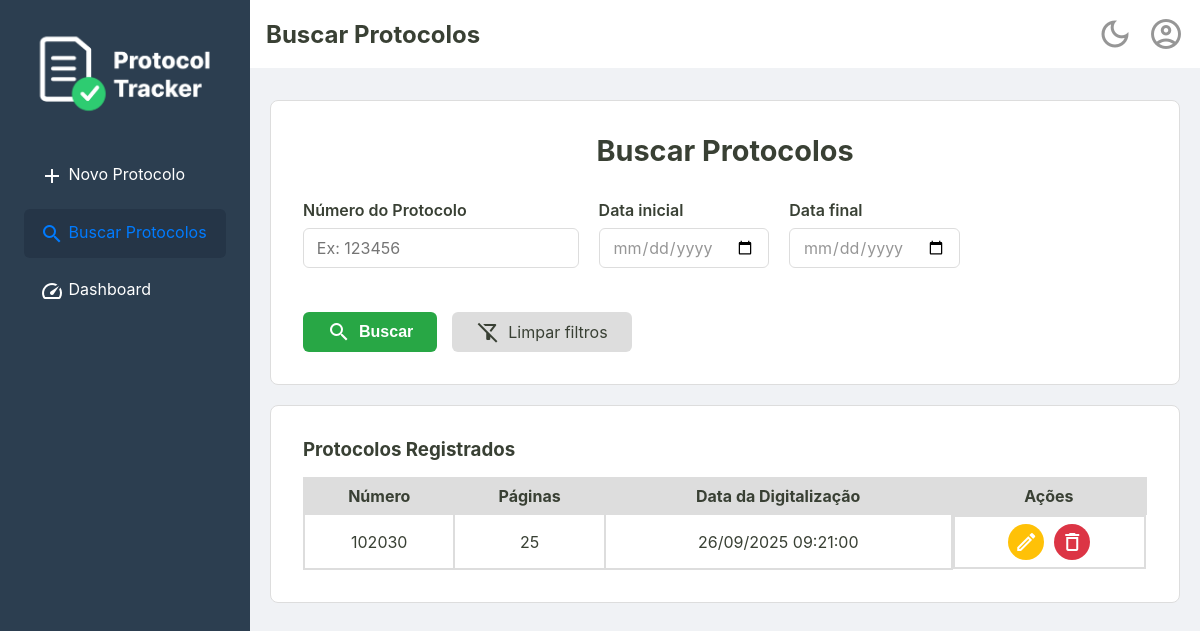
/busca (signed in), run on an earlier commit of the app's database.
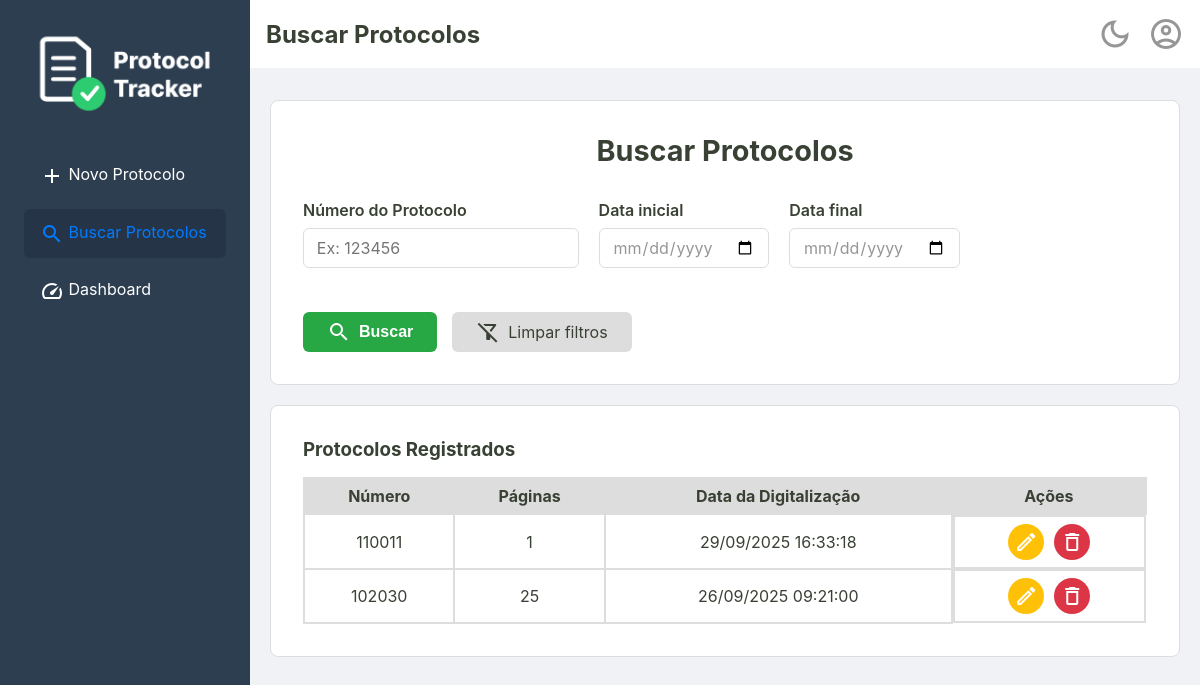
And on a later commit of the database.
### tables this page shows
CREATE TABLE protocolos (
    id TEXT PRIMARY KEY,
    id_usuario INTEGER NOT NULL,
    numero TEXT NOT NULL UNIQUE,
    quantidade_paginas INTEGER NOT NULL,
    observacoes TEXT,
    criado_em TEXT NOT NULL,
    alterado_em TEXT,
    deletado_em TEXT,
    FOREIGN KEY (id_usuario) REFERENCES usuarios (id)
  );

### src/Controller/WebController.php (called while the page is built, shortened)
<?php
class WebController {
    public function buscaProtocolo()
    {
        try {
            $numero = $_GET['numero'] ?? null;
            $dataInicio = !empty($_GET['data_inicio']) ? new DateTimeImmutable($_GET['data_inicio'] . ' 00:00:00') : null;
            $dataFim = !empty($_GET['data_fim']) ? new DateTimeImmutable($_GET['data_fim'] . ' 23:59:59') : null;
            $listaDeProtocolos = $this->repositorio->search($numero, $dataInicio, $dataFim);
            $tituloDaPagina = "Buscar Protocolos";
            require __DIR__ . '/../../templates/busca.php';
        } catch (Exception $e) {
            $erro = $e->getMessage();
            $listaDeProtocolos = $this->repositorio->all();
            $tituloDaPagina = "Buscar Protocolos";
            require __DIR__ . '/../../templates/busca.php';
        }
    }
}

### src/Repository/ProtocoloRepositorySql.php (called while the page is built, shortened)
<?php
final class ProtocoloRepositorySql implements ProtocoloRepositoryInterface
{
    private PDO $connection;
    public function __construct(PDO $connection)
    {
        $this->connection = $connection;
    }
    public function search(?string $numero, ?DateTimeImmutable $dataInicio, ?DateTimeImmutable $dataFim): array
    {
        $sqlQuery = "SELECT * FROM protocolos";
        $parametros = [];
        $sqlQuery .= " ORDER BY criado_em DESC;";
        $stmt = $this->connection->prepare($sqlQuery);
        $stmt->execute($parametros);
        $listaDeProtocolos = $this->hidrataListaDeProtocolos($stmt);
        return $listaDeProtocolos;
    }
    private function hidrataListaDeProtocolos(PDOStatement $stmt): array
    {
        $listaDeProtocolos = [];
        while($protocoloDados = $stmt->fetch()){
            $listaDeProtocolos[] = Protocolo::fromArray($protocoloDados);
        }
        return $listaDeProtocolos;
    }
}

### src/Model/Protocolo.php (called while the page is built, shortened)
<?php
class Protocolo {
    public function id(): string {
        return $this->id;
    }
    public function numero(): string {
        return $this->numero;
    }
    public function paginas(): int {
        return $this->quantidade_paginas;
    }
    public function data(): DateTimeImmutable {
        return $this->criado_em;
    }
    public static function fromArray(array $dados): self
    {
        try {
            $criado_em = new DateTimeImmutable($dados['criado_em']);
            $alterado_em = isset($dados['alterado_em']) ? new DateTimeImmutable($dados['alterado_em']) : null;
            $deletado_em = isset($dados['deletado_em']) ? new DateTimeImmutable($dados['deletado_em']) : null;
        } catch (Exception $e) {
            throw new Exception("Falha ao criar data");
        }
        return new self(
            $dados['id'],
            $dados['id_usuario'],
            $dados['numero'],
            $dados['quantidade_paginas'],
            $criado_em,
            $dados['observacoes'] ?? null,
            $alterado_em,
            $deletado_em
        );
    }
}

### templates/_partials/_listaProtocolos.php (the view, shortened to what this page needs)
<section class="listagem-container">
    <h3>Protocolos Registrados</h3>
    <table class="protocolos-table">
        <thead>
            <tr>
                <th>Número</th>
                <th>Páginas</th>
                <th>Data da Digitalização</th>
                <th class="acoes-header">Ações</th>
            </tr>
        </thead>
        <tbody>
            <?php foreach ($listaDeProtocolos as $protocolo): ?>
                <tr>
                    <td><?= htmlspecialchars($protocolo->numero()) ?></td>
                    <td><?= htmlspecialchars($protocolo->paginas()) ?></td>
                    <td><?= $protocolo->data()->format('d/m/Y H:i:s') ?></td>
                    <td class="acoes-cell">
                        <a href="/editar?id=<?= htmlspecialchars($protocolo->id()) ?>" class="btn-acao btn-editar" title="Editar">
                            <span class="material-icons-outlined">edit</span>
                        </a>
                        <form action="/excluir" method="post" onsubmit="return confirm('Tem certeza que deseja excluir este protocolo?');">
                            <button type="submit" class="btn-acao btn-excluir" title="Excluir">
                                <span class="material-icons-outlined">delete</span>
                            </button>
                        </form>
                    </td>
                </tr>
            <?php endforeach; ?>
        </tbody>
    </table>
</section>

### public/index.php (shortened to what this page needs)
<?php
try {
    $connection = ConnectionCreator::createConnection();
    $AuditRepository = new AuditRepository($connection);
    $AuditService = new AuditService($AuditRepository);
    $repositorio = new ProtocoloRepositorySql($connection);
    $dashboardService = new DashboardService($repositorio);
    $protocoloService = new ProtocoloService($repositorio, $AuditService);
    $webController = new WebController($repositorio, $dashboardService, $protocoloService);
    $uri = $_SERVER['REQUEST_URI'];
    $uri = parse_url($uri, PHP_URL_PATH);
    switch ($uri) {
        case '/busca':
            $webController->buscaProtocolo();
            break;
    }
} catch (Exception $e) {
    http_response_code(500);
    echo "<p>Mensagem do Erro: " . $e->getMessage() . "</p>";
    echo "<p>Por favor, tente novamente mais tarde.</p>";
}

### templates/_partials/_header.php (shortened to what this page needs)
<!DOCTYPE html>
<html lang="pt-br">
<head>
    <link rel="stylesheet" href="/assets/css/style.css">
</head>
<body>
    <div class="container-principal">
        <aside class="sidebar">
            <div class="sidebar-logo">
                <img src="/assets/imgs/ProtocolTrackerLogo.png" alt="Logo Protocol Tracker">
            </div>
            <nav>
                <ul>
                    <?php $uri = parse_url($_SERVER['REQUEST_URI'], PHP_URL_PATH); ?>
                    <li><a href="/home" class="<?= ($uri === '/home') ? 'active' : '' ?>"><span class="material-icons-outlined">add</span> Novo Protocolo</a></li>
                    <li><a href="/busca" class="<?= ($uri === '/busca') ? 'active' : '' ?>"><span class="material-icons-outlined">search</span> Buscar Protocolos</a></li>
                    <li><a href="/dashboard" class="<?= ($uri === '/dashboard') ? 'active' : '' ?>"><span class="material-icons-outlined">speed</span> Dashboard</a></li>
                </ul>
            </nav>
        </aside>
        <div class="div-conteudo-principal">
            <?php require __DIR__ . '/_content-header.php'; ?>
            <main class="conteudo-principal">

### templates/_partials/_content-header.php (shortened to what this page needs)
<div class="content-header">
    <div class="header-title">
        <h2><?= isset($tituloDaPagina) ? htmlspecialchars($tituloDaPagina) : 'Página sem Título' ?></h2>
    </div>
    <div class="header-actions">
        <a href="#" id="theme-toggle" class="action-icon" title="Mudar Tema">
            <span class="material-icons-outlined">dark_mode</span>
        </a>
        <div class="dropdown">
            <a href="#" id="user-menu-toggle" class="action-icon" title="Perfil do Usuário">
                <span class="material-icons-outlined">account_circle</span>
            </a>
        </div>
        </div>
</div>

### templates/busca.php
<?php require __DIR__ . '/_partials/_header.php'; ?>
<div class="container-principal-busca">
    <section class="busca-form-container">
        <h2>Buscar Protocolos</h2>
        <form action="/busca" method="get" class="busca-form">
            <div class="form-row">
                <div class="form-group">
                    <label for="numero">Número do Protocolo</label>
                    <input type="text" id="numero" name="numero" value="<?= htmlspecialchars($_GET['numero'] ?? '') ?>" placeholder="Ex: 123456">
                </div>
                <div class="form-group">
                    <label for="data_inicio">Data inicial</label>
                    <input type="date" id="data_inicio" name="data_inicio" value="<?= htmlspecialchars($_GET['data_inicio'] ?? '') ?>">
                </div>
                <div class="form-group">
                    <label for="data_fim">Data final</label>
                    <input type="date" id="data_fim" name="data_fim" value="<?= htmlspecialchars($_GET['data_fim'] ?? '') ?>">
                </div>
            </div>
            <div class="form-actions">
                <button type="submit" class="btn-buscar">
                    <span class="material-icons-outlined">search</span> Buscar
                </button>
                <a href="/busca" class="btn-limpar"><span class="material-icons-outlined">filter_alt_off</span> Limpar filtros</a>
            </div>
        </form>
    </section>
    <?php require __DIR__ . '/_partials/_listaProtocolos.php'; ?>
</div>
<?php require __DIR__ . '/_partials/_footer.php'; ?>

### templates/_partials/_footer.php (shortened to what this page needs)
            </main>
        </div>
    </div>
</body>
</html>

What changed in the data, as far as the page shows it:
added protocolos: numero "110011", quantidade_paginas "1", format "29/09/2025 16:33:18"
